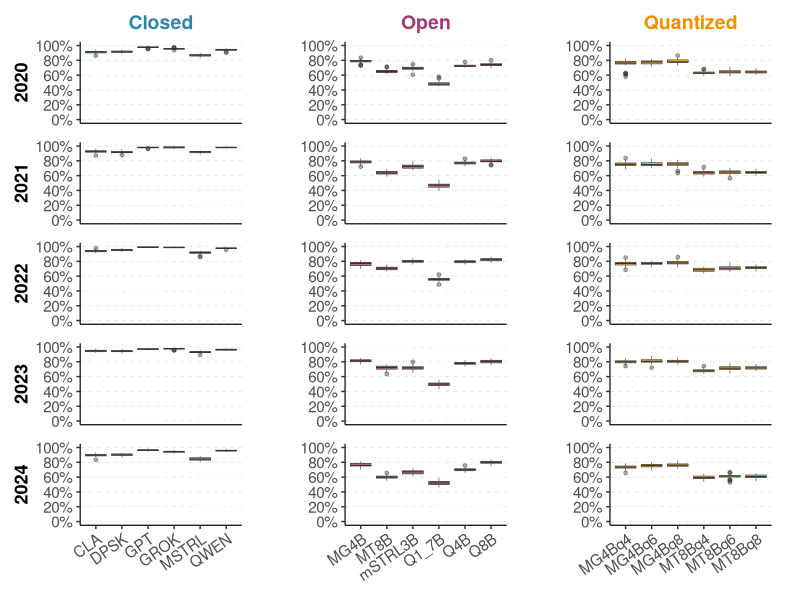
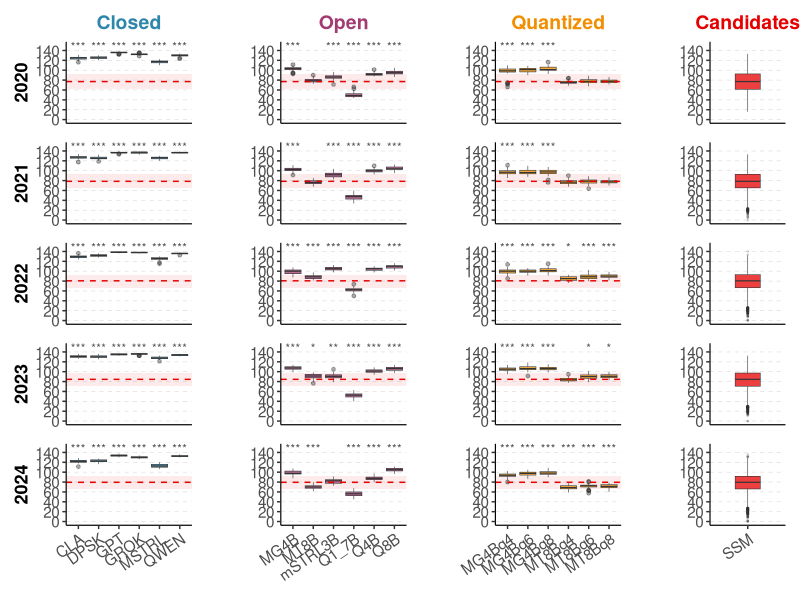

Recreate these plots in R, in order.
# =============================================================================
# Boxplot LLM Performance on SSN Exams — by Year (2020-2024)
# + Export tabella Mann-Whitney (stessi p-value Holm usati negli asterischi)
# Confronti su dati grezzi reali dei candidati (punteggio prova senza CV)
# =============================================================================

library(ggplot2)
library(dplyr)
library(ggtext)
library(patchwork)
library(scales)
library(openxlsx)
library(tidyr)

# --- Load LLM data -----------------------------------------------------------
setwd("C:\\Users\\edoar\\Desktop\\LLM and SSM test\\Risultati\\Analysis R")

df <- read.csv("db_LLM_SSN_accuracy_long_v2.csv", sep = ";", stringsAsFactors = FALSE)
df$score <- df$correct - (140 - df$correct) * 0.25

# --- Load real candidates raw scores (punteggio prova senza CV) --------------
scores_raw <- read.csv("scores.csv", sep = ";", header = TRUE,
                       stringsAsFactors = FALSE, check.names = FALSE)
colnames(scores_raw) <- c("2020", "2021", "2022", "2023", "2024")

df_real <- pivot_longer(scores_raw, cols = everything(),
                        names_to = "year", values_to = "score") %>%
  mutate(year = as.integer(year)) %>%
  filter(!is.na(score))

# --- Compute median and IQR per year for reference line and shading ----------
real_stats <- df_real %>%
  group_by(year) %>%
  summarise(median_score = median(score, na.rm = TRUE),
            q1_score     = quantile(score, 0.25, na.rm = TRUE),
            q3_score     = quantile(score, 0.75, na.rm = TRUE))

# --- Model order and category ------------------------------------------------
model_levels <- c("CLA", "DPSK", "GPT", "GROK", "MSTRL", "QWEN",
                  "MG4B", "MT8B", "mSTRL3B", "Q1_7B", "Q4B", "Q8B",
                  "MG4Bq4", "MG4Bq6", "MG4Bq8", "MT8Bq4", "MT8Bq6", "MT8Bq8")

cat_map <- c(
  CLA = "Closed", DPSK = "Closed", GPT = "Closed",
  GROK = "Closed", MSTRL = "Closed", QWEN = "Closed",
  MG4B = "Open", MT8B = "Open", mSTRL3B = "Open",
  Q1_7B = "Open", Q4B = "Open", Q8B = "Open",
  MG4Bq4 = "Quantized", MG4Bq6 = "Quantized", MG4Bq8 = "Quantized",
  MT8Bq4 = "Quantized", MT8Bq6 = "Quantized", MT8Bq8 = "Quantized"
)

df$model    <- factor(df$model, levels = model_levels)
df$category <- factor(cat_map[as.character(df$model)],
                      levels = c("Closed", "Open", "Quantized"))

years <- c(2020, 2021, 2022, 2023, 2024)

# --- Colors ------------------------------------------------------------------
cat_colors <- c(Closed = "#2E86AB", Open = "#A23B72", Quantized = "#F18F01")

# --- Base theme --------------------------------------------------------------
theme_base <- theme_bw() +
  theme(
    panel.border       = element_blank(),
    axis.line.x        = element_line(color = "black", linewidth = 0.4),
    axis.line.y        = element_line(color = "black", linewidth = 0.4),
    panel.grid.major.x = element_blank(),
    panel.grid.minor   = element_blank(),
    panel.grid.major.y = element_line(color = "grey85", linetype = "dashed", linewidth = 0.2),
    axis.text.x        = element_text(angle = 35, hjust = 1, size = 11),
    axis.text.y        = element_text(size = 11),
    axis.title         = element_text(size = 13, face = "bold"),
    plot.title         = element_markdown(size = 14, hjust = 0.5)
  )

# =============================================================================
# Pre-compute Holm-adjusted p-values (per anno, 18 test)
# Unica funzione che alimenta sia i boxplot che la tabella Excel
# =============================================================================
compute_holm_pvals <- function(df, df_real, years, model_levels) {
  
  holm_pvals <- list()
  table_rows <- list()
  
  for (yr in years) {
    real_sc     <- df_real$score[df_real$year == yr]
    real_median <- median(real_sc, na.rm = TRUE)
    raw_p        <- setNames(numeric(length(model_levels)), model_levels)
    W_vals       <- setNames(numeric(length(model_levels)), model_levels)
    n_llm_vals   <- setNames(integer(length(model_levels)), model_levels)
    med_llm_vals <- setNames(numeric(length(model_levels)), model_levels)
    
    for (mdl in model_levels) {
      llm_sc <- df$score[df$model == mdl & df$year == yr]
      if (length(llm_sc) == 0) {
        raw_p[mdl] <- NA; W_vals[mdl] <- NA
        n_llm_vals[mdl] <- 0; med_llm_vals[mdl] <- NA
        next
      }
      wt               <- wilcox.test(llm_sc, real_sc, exact = FALSE)
      raw_p[mdl]       <- wt$p.value
      W_vals[mdl]      <- wt$statistic
      n_llm_vals[mdl]  <- length(llm_sc)
      med_llm_vals[mdl] <- median(llm_sc, na.rm = TRUE)
    }
    
    adj_p <- p.adjust(raw_p, method = "holm")
    holm_pvals[[as.character(yr)]] <- as.list(adj_p)
    
    sig_label <- function(p) {
      if (is.na(p)) return(NA)
      if (p < 0.001) "***" else if (p < 0.01) "**" else if (p < 0.05) "*" else "ns"
    }
    
    for (mdl in model_levels) {
      direction <- ifelse(is.na(med_llm_vals[mdl]), NA,
                          ifelse(med_llm_vals[mdl] > real_median, "LLM > Candidates",
                                 ifelse(med_llm_vals[mdl] < real_median, "LLM < Candidates",
                                        "LLM = Candidates")))
      table_rows[[length(table_rows) + 1]] <- data.frame(
        Year              = yr,
        Category          = cat_map[mdl],
        Model             = mdl,
        N_LLM             = n_llm_vals[mdl],
        N_Candidates      = length(real_sc),
        Median_LLM        = round(med_llm_vals[mdl], 2),
        Median_Candidates = round(real_median, 2),
        Direction         = direction,
        W                 = round(W_vals[mdl], 1),
        p_value           = raw_p[mdl],
        p_adj_Holm        = adj_p[mdl],
        Sig_raw           = sig_label(raw_p[mdl]),
        Sig_adj           = sig_label(adj_p[mdl]),
        stringsAsFactors  = FALSE
      )
    }
  }
  
  list(holm_pvals = holm_pvals, table = do.call(rbind, table_rows))
}

# =============================================================================
# Export Mann-Whitney table to Excel
# =============================================================================
export_mw_table <- function(df_res) {
  
  wb <- createWorkbook()
  
  COL_NAMES <- c("Year", "Category", "Model", "N LLM", "N Candidates",
                 "Median LLM", "Median Candidates", "Direction",
                 "W", "p-value", "p-adj (Holm)", "Sig (raw)", "Sig (adj)")
  
  HDR_FILL <- createStyle(fontName = "Arial", fontSize = 10, fontColour = "#FFFFFF",
                          fgFill = "#2F4F6E", halign = "CENTER", valign = "CENTER",
                          textDecoration = "bold", wrapText = TRUE)
  CAT_ST <- list(
    Closed    = createStyle(fontName = "Arial", fontSize = 9, fgFill = "#D6E8F5"),
    Open      = createStyle(fontName = "Arial", fontSize = 9, fgFill = "#F2DCE8"),
    Quantized = createStyle(fontName = "Arial", fontSize = 9, fgFill = "#FEF0D6")
  )
  STAR_ST <- createStyle(fontName = "Arial", fontSize = 9, fontColour = "#B22222",
                         textDecoration = "bold", halign = "CENTER")
  NS_ST   <- createStyle(fontName = "Arial", fontSize = 9, fontColour = "#888888",
                         halign = "CENTER")
  NUM_ST  <- createStyle(fontName = "Arial", fontSize = 9, numFmt = "0.00",  halign = "RIGHT")
  PVAL_ST <- createStyle(fontName = "Arial", fontSize = 9, numFmt = "0.0000", halign = "RIGHT")
  INT_ST  <- createStyle(fontName = "Arial", fontSize = 9, numFmt = "0",     halign = "RIGHT")
  CTR_ST  <- createStyle(fontName = "Arial", fontSize = 9, halign = "CENTER")
  WIDTHS  <- c(7, 11, 10, 8, 13, 11, 18, 20, 12, 12, 13, 10, 10)
  
  write_sheet <- function(ws_name, data) {
    addWorksheet(wb, ws_name)
    writeData(wb, ws_name, as.data.frame(t(COL_NAMES)), startRow = 1, colNames = FALSE)
    addStyle(wb, ws_name, HDR_FILL, rows = 1, cols = 1:13, gridExpand = TRUE)
    writeData(wb, ws_name, data, startRow = 2, colNames = FALSE)
    nr <- nrow(data)
    for (i in seq_len(nr)) {
      cn <- as.character(data$Category[i])
      addStyle(wb, ws_name, CAT_ST[[cn]],
               rows = i + 1, cols = 1:13, gridExpand = TRUE, stack = TRUE)
    }
    addStyle(wb, ws_name, INT_ST,  rows = 2:(nr+1), cols = c(4,5),      gridExpand = TRUE, stack = TRUE)
    addStyle(wb, ws_name, NUM_ST,  rows = 2:(nr+1), cols = c(6,7,9),    gridExpand = TRUE, stack = TRUE)
    addStyle(wb, ws_name, PVAL_ST, rows = 2:(nr+1), cols = c(10,11),    gridExpand = TRUE, stack = TRUE)
    addStyle(wb, ws_name, CTR_ST,  rows = 2:(nr+1), cols = c(1,3,12,13), gridExpand = TRUE, stack = TRUE)
    for (i in seq_len(nr)) {
      for (ci in c(12, 13)) {
        v   <- if (ci == 12) data$Sig_raw[i] else data$Sig_adj[i]
        sty <- if (!is.na(v) && v != "ns") STAR_ST else NS_ST
        addStyle(wb, ws_name, sty, rows = i + 1, cols = ci, stack = TRUE)
      }
    }
    setColWidths(wb, ws_name, cols = 1:13, widths = WIDTHS)
    freezePane(wb, ws_name, firstRow = TRUE)
  }
  
  write_sheet("All Years", df_res)
  for (yr in years) {
    write_sheet(paste0("SSM ", yr), df_res %>% filter(Year == yr))
  }
  
  saveWorkbook(wb, "mann_whitney_LLM_vs_candidates.xlsx", overwrite = TRUE)
  cat("Saved: mann_whitney_LLM_vs_candidates.xlsx\n")
}

# =============================================================================
# Helpers: make_panel / make_real_panel
# =============================================================================
make_panel <- function(df_sub, y_col, cat_name, year_val,
                       col_pos = "middle", row_pos = "middle",
                       hline_val = NULL, iqr_low = NULL, iqr_high = NULL,
                       holm_pvals_yr = NULL, star_y = NULL) {
  
  panel_title <- if (row_pos == "top")
    paste0("<span style='color:", cat_colors[cat_name], ";'>**", cat_name, "**</span>")
  else NULL
  
  p <- ggplot(df_sub, aes(x = model, y = .data[[y_col]]))
  
  if (!is.null(iqr_low) && !is.null(iqr_high))
    p <- p + annotate("rect", xmin = -Inf, xmax = Inf,
                      ymin = iqr_low, ymax = iqr_high, fill = "#E60000", alpha = 0.08)
  
  p <- p +
    geom_boxplot(fill = cat_colors[cat_name], alpha = 0.75,
                 outlier.size = 1, outlier.alpha = 0.4,
                 color = "#333333", width = 0.8, linewidth = 0.2) +
    labs(title = panel_title, x = NULL,
         y = if (col_pos == "left") as.character(year_val) else NULL) +
    theme_base
  
  if (!is.null(hline_val))
    p <- p + geom_hline(yintercept = hline_val, color = "#E60000",
                        linetype = "dashed", linewidth = 0.5)
  
  if (!is.null(holm_pvals_yr) && !is.null(star_y)) {
    models_here <- levels(droplevels(df_sub$model))
    for (m_idx in seq_along(models_here)) {
      m_name <- models_here[m_idx]
      p_adj  <- holm_pvals_yr[[m_name]]
      if (is.null(p_adj) || is.na(p_adj) || p_adj >= 0.05) next
      star_label <- ifelse(p_adj < 0.001, "***", ifelse(p_adj < 0.01, "**", "*"))
      p <- p + annotate("text", x = m_idx, y = star_y,
                        label = star_label, size = 3, color = "grey30")
    }
  }
  
  if (row_pos != "bottom")
    p <- p + theme(axis.text.x = element_blank(), axis.ticks.x = element_blank())
  
  p + theme(plot.margin = margin(0, 15, 0, ifelse(col_pos == "left", 5, 15), unit = "pt"))
}

make_real_panel <- function(df_real_sub, year_val, row_pos = "middle") {
  panel_title <- if (row_pos == "top")
    "<span style='color:#E60000;'>**Candidates**</span>" else NULL
  
  p <- ggplot(df_real_sub, aes(x = "SSM", y = score)) +
    geom_boxplot(fill = "#E60000", alpha = 0.75,
                 outlier.size = 0.3, outlier.alpha = 0.15,
                 color = "#333333", width = 0.4, linewidth = 0.2) +
    labs(title = panel_title, x = NULL, y = NULL) +
    theme_base
  
  if (row_pos != "bottom")
    p <- p + theme(axis.text.x = element_blank(), axis.ticks.x = element_blank())
  
  p + theme(plot.margin = margin(0, 5, 0, 15, unit = "pt"))
}

# =============================================================================
# Build grids
# =============================================================================
categories    <- c("Closed", "Open", "Quantized")
col_positions <- c("left", "middle", "right")

build_accuracy_grid <- function() {
  scale_acc <- scale_y_continuous(limits = c(0, 1), breaks = seq(0, 1, 0.2),
                                  labels = percent_format(accuracy = 1))
  panels <- list()
  for (i in seq_along(years)) {
    yr      <- years[i]
    row_pos <- ifelse(i == 1, "top", ifelse(i == length(years), "bottom", "middle"))
    for (j in seq_along(categories)) {
      cat_name <- categories[j]; col_pos <- col_positions[j]
      df_sub   <- df %>% filter(category == cat_name, year == yr)
      p <- make_panel(df_sub, "accuracy", cat_name, yr, col_pos, row_pos) + scale_acc
      panels <- c(panels, list(p))
      if (j < length(categories)) panels <- c(panels, list(plot_spacer()))
    }
  }
  p_grid <- wrap_plots(panels, ncol = 5, byrow = TRUE, widths = c(1, 0.01, 1, 0.01, 1)) +
    plot_annotation(theme = theme(plot.title = element_text(size = 16, face = "bold", hjust = 0.5),
                                  panel.spacing = unit(2, "pt")))
  ggsave("boxplot_accuracy_by_year.png", plot = p_grid,
         width = 9, height = 10.5, units = "in", dpi = 600, bg = "white")
  cat("Saved: boxplot_accuracy_by_year.png\n")
}

build_score_grid <- function(holm_result) {
  holm_pvals <- holm_result$holm_pvals
  scale_sc   <- scale_y_continuous(limits = c(0, 150), breaks = seq(0, 140, 20))
  panels     <- list()
  for (i in seq_along(years)) {
    yr       <- years[i]
    row_pos  <- ifelse(i == 1, "top", ifelse(i == length(years), "bottom", "middle"))
    yr_stats <- real_stats %>% filter(year == yr)
    yr_holm  <- holm_pvals[[as.character(yr)]]
    for (j in seq_along(categories)) {
      cat_name <- categories[j]; col_pos <- col_positions[j]
      df_sub   <- df %>% filter(category == cat_name, year == yr)
      p <- make_panel(df_sub, "score", cat_name, yr, col_pos, row_pos,
                      hline_val     = yr_stats$median_score,
                      iqr_low       = yr_stats$q1_score,
                      iqr_high      = yr_stats$q3_score,
                      holm_pvals_yr = yr_holm,
                      star_y        = 148) + scale_sc
      panels <- c(panels, list(p), list(plot_spacer()))
    }
    p_real <- make_real_panel(df_real %>% filter(year == yr), yr, row_pos) + scale_sc
    panels <- c(panels, list(p_real))
  }
  p_grid <- wrap_plots(panels, ncol = 7, byrow = TRUE,
                       widths = c(1, 0.01, 1, 0.01, 1, 0.01, 0.6)) +
    plot_annotation(theme = theme(plot.title = element_text(size = 16, face = "bold", hjust = 0.5),
                                  panel.spacing = unit(2, "pt")))
  ggsave("boxplot_score_by_year.png", plot = p_grid,
         width = 9, height = 10, units = "in", dpi = 600, bg = "white")
  cat("Saved: boxplot_score_by_year.png\n")
}

# =============================================================================
# Run — tutto parte da un'unica chiamata a compute_holm_pvals
# =============================================================================
holm_result <- compute_holm_pvals(df, df_real, years, model_levels)

build_accuracy_grid()
build_score_grid(holm_result)
export_mw_table(holm_result$table)

cat("Done!\n")
